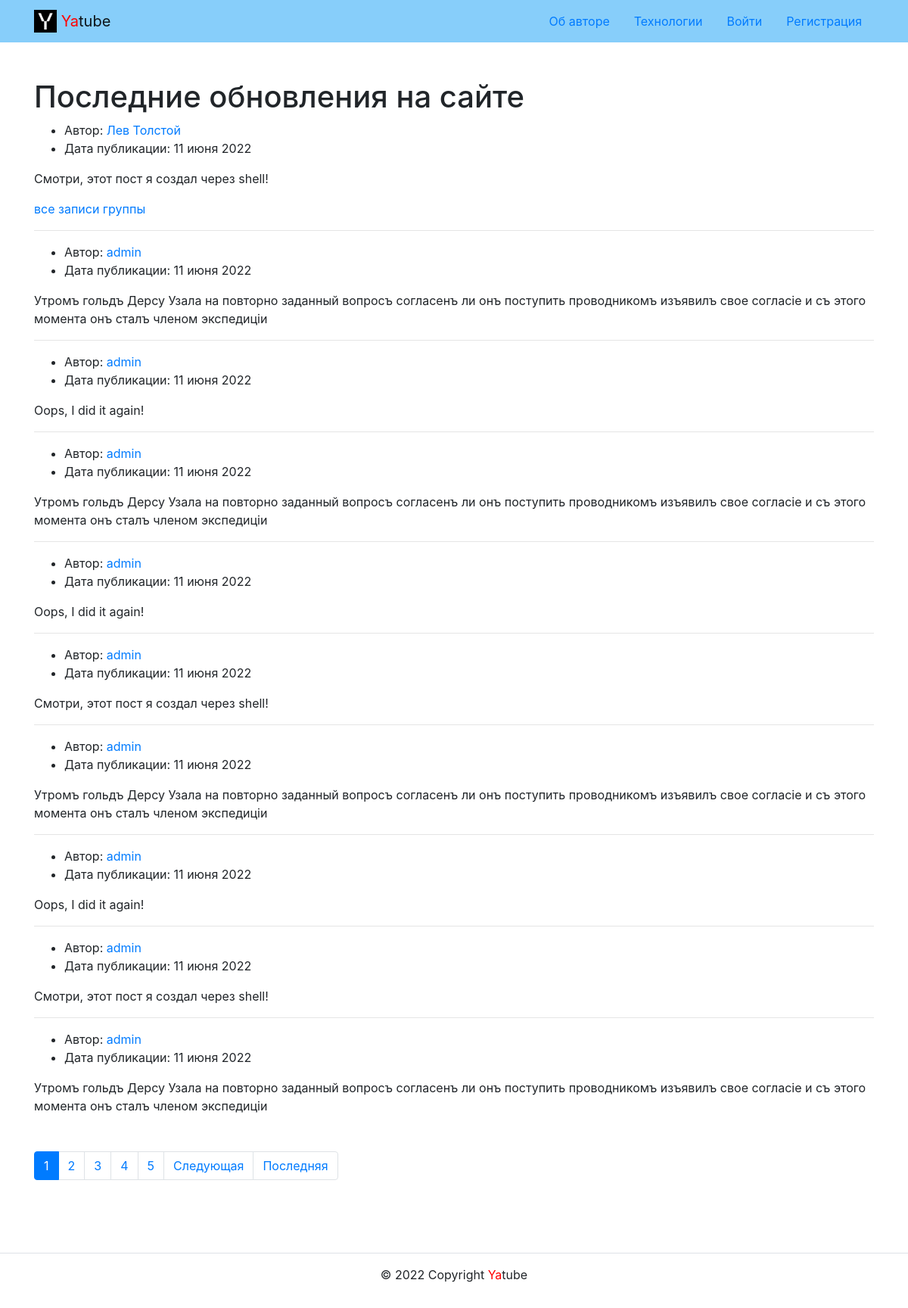
Before: / with the older database file.
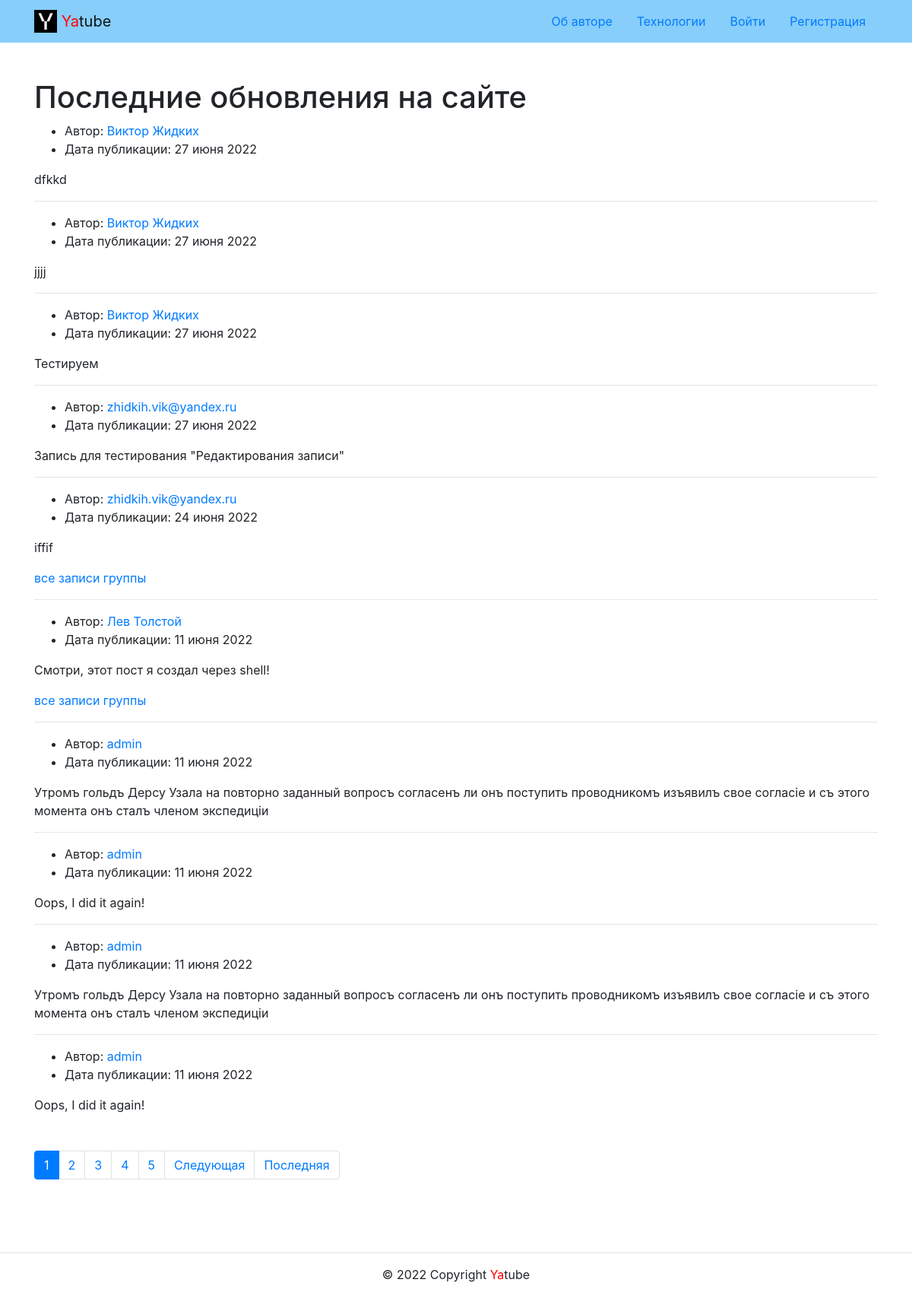
After: the same page with the newer database file.
### posts/models.py (models this page shows, shortened)
class Post(models.Model):
    text = models.TextField()
    pub_date = models.DateTimeField(auto_now_add=True)
    author = models.ForeignKey(
        User,
        on_delete=models.CASCADE,
        related_name='posts'
    )
    group = models.ForeignKey(
        'Group',
        on_delete=models.SET_NULL,
        blank=True,
        null=True,
        related_name='posts'
    )
    class Meta:
        verbose_name = 'post'
        verbose_name_plural = 'posts'
        ordering = ('-pub_date',)

### posts/views.py (the view)
# urls.py: path('', views.index, name='index'),
def index(request):
    posts = Post.objects.all()
    paginator = Paginator(posts, 10)
    page_number = request.GET.get('page')
    page_obj = paginator.get_page(page_number)
    context = {
        'posts': posts,
        'page_obj': page_obj,
    }
    return render(request, 'posts/index.html', context)

### core/context_processors/year.py (called while the page is built)
def year (request):
    dt = datetime.date.today().year
    return {
        'year' : dt
    }

### templates/posts/index.html (shortened to what this page needs)
{% extends 'base.html' %}
    {% block content %}
      <div class="container py-5">
        <h1>Последние обновления на сайте</h1>
        {% for post in page_obj %}
          <article>
           <ul>
             <li>
              Автор:
              <a
                href= "{% url 'posts:profile' post.author %}">
                {% if post.author.get_full_name %}
                  {{ post.author.get_full_name }}
                {% else %}
                  {{ post.author.username }}
                {% endif %}
              </a>
             </li>
             <li>
               Дата публикации: {{ post.pub_date|date:"d E Y" }}
             </li>
           </ul>
           <p>
             {{ post.text }}
           </p>
           {% if post.group %}
           <a href="{% url 'posts:group_list' post.group.slug %}">все записи группы</a>
           {% endif %}
          </article>
        {% if not forloop.last %} <hr> {% endif %}
        {% endfor %}
        {% include 'posts/includes/paginator.html' %}
      </div>
    {% endblock %}

Changed rows visible on the page:
no longer on this page (row unchanged): Post: author.username "admin", pub_date "11 июня 2022", text "Смотри, этот пост я создал через shell!"
no longer on this page (row unchanged): Post: author.username "admin", pub_date "11 июня 2022", text "Утромъ гольдъ Дерсу Узала на повторно заданный вопросъ согласенъ ли онъ поступить проводникомъ изъявилъ свое согласіе и съ этого момента онъ сталъ членом экспедиціи"
no longer on this page (row unchanged): Post: author.username "admin", pub_date "11 июня 2022", text "Oops, I did it again!"
no longer on this page (row unchanged): Post: author.username "admin", pub_date "11 июня 2022", text "Смотри, этот пост я создал через shell!"
no longer on this page (row unchanged): Post: author.username "admin", pub_date "11 июня 2022", text "Утромъ гольдъ Дерсу Узала на повторно заданный вопросъ согласенъ ли онъ поступить проводникомъ изъявилъ свое согласіе и съ этого момента онъ сталъ членом экспедиціи"
added Post: author.get_full_name "Виктор Жидких", pub_date "27 июня 2022", text "dfkkd"
added Post: author.get_full_name "Виктор Жидких", pub_date "27 июня 2022", text "jjjj"
added Post: author.get_full_name "Виктор Жидких", pub_date "27 июня 2022", text "Тестируем"
added Post: author.username "zhidkih.vik@yandex.ru", pub_date "27 июня 2022", text "Запись для тестирования \"Редактирования записи\""
added Post: author.username "zhidkih.vik@yandex.ru", pub_date "24 июня 2022", text "iffif", shows "все записи группы"
